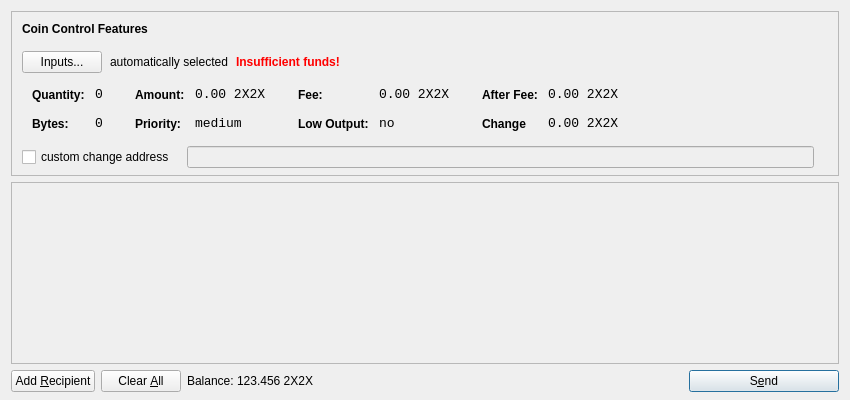
<?xml version="1.0" encoding="UTF-8"?>
<ui version="4.0">
 <class>SendCoinsDialog</class>
 <widget class="QDialog" name="SendCoinsDialog">
  <property name="geometry">
   <rect>
    <x>0</x>
    <y>0</y>
    <width>850</width>
    <height>400</height>
   </rect>
  </property>
  <property name="windowTitle">
   <string>Send Coins</string>
  </property>
  <layout class="QVBoxLayout" name="verticalLayout" stretch="0,1,0">
   <property name="bottomMargin">
    <number>8</number>
   </property>
   <item>
    <widget class="QFrame" name="frameCoinControl">
     <property name="sizePolicy">
      <sizepolicy hsizetype="Expanding" vsizetype="Expanding">
       <horstretch>0</horstretch>
       <verstretch>0</verstretch>
      </sizepolicy>
     </property>
     <property name="maximumSize">
      <size>
       <width>16777215</width>
       <height>16777215</height>
      </size>
     </property>
     <property name="frameShape">
      <enum>QFrame::StyledPanel</enum>
     </property>
     <property name="frameShadow">
      <enum>QFrame::Sunken</enum>
     </property>
     <layout class="QVBoxLayout" name="verticalLayoutCoinControl2">
      <property name="spacing">
       <number>-1</number>
      </property>
      <property name="leftMargin">
       <number>0</number>
      </property>
      <property name="topMargin">
       <number>0</number>
      </property>
      <property name="rightMargin">
       <number>0</number>
      </property>
      <property name="bottomMargin">
       <number>6</number>
      </property>
      <item>
       <layout class="QVBoxLayout" name="verticalLayoutCoinControl" stretch="0,0,0,0,1">
        <property name="spacing">
         <number>0</number>
        </property>
        <property name="leftMargin">
         <number>10</number>
        </property>
        <property name="topMargin">
         <number>10</number>
        </property>
        <item>
         <layout class="QHBoxLayout" name="horizontalLayoutCoinControl1">
          <property name="bottomMargin">
           <number>15</number>
          </property>
          <item>
           <widget class="QLabel" name="labelCoinControlFeatures">
            <property name="sizePolicy">
             <sizepolicy hsizetype="Preferred" vsizetype="Maximum">
              <horstretch>0</horstretch>
              <verstretch>0</verstretch>
             </sizepolicy>
            </property>
            <property name="font">
             <font>
              <weight>75</weight>
              <bold>true</bold>
             </font>
            </property>
            <property name="styleSheet">
             <string notr="true">font-weight:bold;</string>
            </property>
            <property name="text">
             <string>Coin Control Features</string>
            </property>
           </widget>
          </item>
         </layout>
        </item>
        <item>
         <layout class="QHBoxLayout" name="horizontalLayoutCoinControl2" stretch="0,0,0,0">
          <property name="spacing">
           <number>8</number>
          </property>
          <property name="bottomMargin">
           <number>10</number>
          </property>
          <item>
           <widget class="QPushButton" name="pushButtonCoinControl">
            <property name="styleSheet">
             <string notr="true"/>
            </property>
            <property name="text">
             <string>Inputs...</string>
            </property>
           </widget>
          </item>
          <item>
           <widget class="QLabel" name="labelCoinControlAutomaticallySelected">
            <property name="text">
             <string>automatically selected</string>
            </property>
            <property name="margin">
             <number>5</number>
            </property>
           </widget>
          </item>
          <item>
           <widget class="QLabel" name="labelCoinControlInsuffFunds">
            <property name="font">
             <font>
              <weight>75</weight>
              <bold>true</bold>
             </font>
            </property>
            <property name="styleSheet">
             <string notr="true">color:red;font-weight:bold;</string>
            </property>
            <property name="text">
             <string>Insufficient funds!</string>
            </property>
            <property name="margin">
             <number>5</number>
            </property>
           </widget>
          </item>
          <item>
           <spacer name="horizontalSpacerCoinControl">
            <property name="orientation">
             <enum>Qt::Horizontal</enum>
            </property>
            <property name="sizeHint" stdset="0">
             <size>
              <width>40</width>
              <height>1</height>
             </size>
            </property>
           </spacer>
          </item>
         </layout>
        </item>
        <item>
         <widget class="QWidget" name="widgetCoinControl" native="true">
          <property name="sizePolicy">
           <sizepolicy hsizetype="Preferred" vsizetype="Preferred">
            <horstretch>0</horstretch>
            <verstretch>0</verstretch>
           </sizepolicy>
          </property>
          <property name="minimumSize">
           <size>
            <width>0</width>
            <height>0</height>
           </size>
          </property>
          <property name="styleSheet">
           <string notr="true"/>
          </property>
          <layout class="QHBoxLayout" name="horizontalLayoutCoinControl5">
           <property name="leftMargin">
            <number>0</number>
           </property>
           <property name="topMargin">
            <number>0</number>
           </property>
           <property name="rightMargin">
            <number>0</number>
           </property>
           <property name="bottomMargin">
            <number>0</number>
           </property>
           <item>
            <layout class="QHBoxLayout" name="horizontalLayoutCoinControl3" stretch="0,0,0,1">
             <property name="spacing">
              <number>20</number>
             </property>
             <property name="topMargin">
              <number>0</number>
             </property>
             <property name="bottomMargin">
              <number>10</number>
             </property>
             <item>
              <layout class="QFormLayout" name="formLayoutCoinControl1">
               <property name="horizontalSpacing">
                <number>10</number>
               </property>
               <property name="verticalSpacing">
                <number>14</number>
               </property>
               <property name="leftMargin">
                <number>10</number>
               </property>
               <property name="topMargin">
                <number>4</number>
               </property>
               <property name="rightMargin">
                <number>6</number>
               </property>
               <item row="0" column="0">
                <widget class="QLabel" name="labelCoinControlQuantityText">
                 <property name="styleSheet">
                  <string notr="true">font-weight:bold;</string>
                 </property>
                 <property name="text">
                  <string>Quantity:</string>
                 </property>
                 <property name="margin">
                  <number>0</number>
                 </property>
                </widget>
               </item>
               <item row="0" column="1">
                <widget class="QLabel" name="labelCoinControlQuantity">
                 <property name="font">
                  <font>
                   <family>Monospace</family>
                   <pointsize>10</pointsize>
                  </font>
                 </property>
                 <property name="cursor">
                  <cursorShape>IBeamCursor</cursorShape>
                 </property>
                 <property name="contextMenuPolicy">
                  <enum>Qt::ActionsContextMenu</enum>
                 </property>
                 <property name="text">
                  <string>0</string>
                 </property>
                 <property name="margin">
                  <number>0</number>
                 </property>
                 <property name="textInteractionFlags">
                  <set>Qt::LinksAccessibleByMouse|Qt::TextSelectableByKeyboard|Qt::TextSelectableByMouse</set>
                 </property>
                </widget>
               </item>
               <item row="1" column="0">
                <widget class="QLabel" name="labelCoinControlBytesText">
                 <property name="styleSheet">
                  <string notr="true">font-weight:bold;</string>
                 </property>
                 <property name="text">
                  <string>Bytes:</string>
                 </property>
                </widget>
               </item>
               <item row="1" column="1">
                <widget class="QLabel" name="labelCoinControlBytes">
                 <property name="font">
                  <font>
                   <family>Monospace</family>
                   <pointsize>10</pointsize>
                  </font>
                 </property>
                 <property name="cursor">
                  <cursorShape>IBeamCursor</cursorShape>
                 </property>
                 <property name="contextMenuPolicy">
                  <enum>Qt::ActionsContextMenu</enum>
                 </property>
                 <property name="text">
                  <string>0</string>
                 </property>
                 <property name="textInteractionFlags">
                  <set>Qt::LinksAccessibleByMouse|Qt::TextSelectableByKeyboard|Qt::TextSelectableByMouse</set>
                 </property>
                </widget>
               </item>
              </layout>
             </item>
             <item>
              <layout class="QFormLayout" name="formLayoutCoinControl2">
               <property name="horizontalSpacing">
                <number>10</number>
               </property>
               <property name="verticalSpacing">
                <number>14</number>
               </property>
               <property name="leftMargin">
                <number>6</number>
               </property>
               <property name="topMargin">
                <number>4</number>
               </property>
               <property name="rightMargin">
                <number>6</number>
               </property>
               <item row="0" column="0">
                <widget class="QLabel" name="labelCoinControlAmountText">
                 <property name="styleSheet">
                  <string notr="true">font-weight:bold;</string>
                 </property>
                 <property name="text">
                  <string>Amount:</string>
                 </property>
                 <property name="margin">
                  <number>0</number>
                 </property>
                </widget>
               </item>
               <item row="0" column="1">
                <widget class="QLabel" name="labelCoinControlAmount">
                 <property name="font">
                  <font>
                   <family>Monospace</family>
                   <pointsize>10</pointsize>
                  </font>
                 </property>
                 <property name="cursor">
                  <cursorShape>IBeamCursor</cursorShape>
                 </property>
                 <property name="contextMenuPolicy">
                  <enum>Qt::ActionsContextMenu</enum>
                 </property>
                 <property name="text">
                  <string>0.00 2X2X</string>
                 </property>
                 <property name="textInteractionFlags">
                  <set>Qt::LinksAccessibleByMouse|Qt::TextSelectableByKeyboard|Qt::TextSelectableByMouse</set>
                 </property>
                </widget>
               </item>
               <item row="1" column="0">
                <widget class="QLabel" name="labelCoinControlPriorityText">
                 <property name="styleSheet">
                  <string notr="true">font-weight:bold;</string>
                 </property>
                 <property name="text">
                  <string>Priority:</string>
                 </property>
                </widget>
               </item>
               <item row="1" column="1">
                <widget class="QLabel" name="labelCoinControlPriority">
                 <property name="font">
                  <font>
                   <family>Monospace</family>
                   <pointsize>10</pointsize>
                  </font>
                 </property>
                 <property name="cursor">
                  <cursorShape>IBeamCursor</cursorShape>
                 </property>
                 <property name="contextMenuPolicy">
                  <enum>Qt::ActionsContextMenu</enum>
                 </property>
                 <property name="text">
                  <string>medium</string>
                 </property>
                 <property name="textInteractionFlags">
                  <set>Qt::LinksAccessibleByMouse|Qt::TextSelectableByKeyboard|Qt::TextSelectableByMouse</set>
                 </property>
                </widget>
               </item>
              </layout>
             </item>
             <item>
              <layout class="QFormLayout" name="formLayoutCoinControl3">
               <property name="horizontalSpacing">
                <number>10</number>
               </property>
               <property name="verticalSpacing">
                <number>14</number>
               </property>
               <property name="leftMargin">
                <number>6</number>
               </property>
               <property name="topMargin">
                <number>4</number>
               </property>
               <property name="rightMargin">
                <number>6</number>
               </property>
               <item row="0" column="0">
                <widget class="QLabel" name="labelCoinControlFeeText">
                 <property name="styleSheet">
                  <string notr="true">font-weight:bold;</string>
                 </property>
                 <property name="text">
                  <string>Fee:</string>
                 </property>
                 <property name="margin">
                  <number>0</number>
                 </property>
                </widget>
               </item>
               <item row="0" column="1">
                <widget class="QLabel" name="labelCoinControlFee">
                 <property name="font">
                  <font>
                   <family>Monospace</family>
                   <pointsize>10</pointsize>
                  </font>
                 </property>
                 <property name="cursor">
                  <cursorShape>IBeamCursor</cursorShape>
                 </property>
                 <property name="contextMenuPolicy">
                  <enum>Qt::ActionsContextMenu</enum>
                 </property>
                 <property name="text">
                  <string>0.00 2X2X</string>
                 </property>
                 <property name="textInteractionFlags">
                  <set>Qt::LinksAccessibleByMouse|Qt::TextSelectableByKeyboard|Qt::TextSelectableByMouse</set>
                 </property>
                </widget>
               </item>
               <item row="1" column="0">
                <widget class="QLabel" name="labelCoinControlLowOutputText">
                 <property name="styleSheet">
                  <string notr="true">font-weight:bold;</string>
                 </property>
                 <property name="text">
                  <string>Low Output:</string>
                 </property>
                </widget>
               </item>
               <item row="1" column="1">
                <widget class="QLabel" name="labelCoinControlLowOutput">
                 <property name="font">
                  <font>
                   <family>Monospace</family>
                   <pointsize>10</pointsize>
                  </font>
                 </property>
                 <property name="cursor">
                  <cursorShape>IBeamCursor</cursorShape>
                 </property>
                 <property name="contextMenuPolicy">
                  <enum>Qt::ActionsContextMenu</enum>
                 </property>
                 <property name="text">
                  <string>no</string>
                 </property>
                 <property name="textInteractionFlags">
                  <set>Qt::LinksAccessibleByMouse|Qt::TextSelectableByKeyboard|Qt::TextSelectableByMouse</set>
                 </property>
                </widget>
               </item>
              </layout>
             </item>
             <item>
              <layout class="QFormLayout" name="formLayoutCoinControl4">
               <property name="horizontalSpacing">
                <number>10</number>
               </property>
               <property name="verticalSpacing">
                <number>14</number>
               </property>
               <property name="leftMargin">
                <number>6</number>
               </property>
               <property name="topMargin">
                <number>4</number>
               </property>
               <property name="rightMargin">
                <number>6</number>
               </property>
               <item row="0" column="0">
                <widget class="QLabel" name="labelCoinControlAfterFeeText">
                 <property name="styleSheet">
                  <string notr="true">font-weight:bold;</string>
                 </property>
                 <property name="text">
                  <string>After Fee:</string>
                 </property>
                 <property name="margin">
                  <number>0</number>
                 </property>
                </widget>
               </item>
               <item row="0" column="1">
                <widget class="QLabel" name="labelCoinControlAfterFee">
                 <property name="font">
                  <font>
                   <family>Monospace</family>
                   <pointsize>10</pointsize>
                  </font>
                 </property>
                 <property name="cursor">
                  <cursorShape>IBeamCursor</cursorShape>
                 </property>
                 <property name="contextMenuPolicy">
                  <enum>Qt::ActionsContextMenu</enum>
                 </property>
                 <property name="text">
                  <string>0.00 2X2X</string>
                 </property>
                 <property name="textInteractionFlags">
                  <set>Qt::LinksAccessibleByMouse|Qt::TextSelectableByKeyboard|Qt::TextSelectableByMouse</set>
                 </property>
                </widget>
               </item>
               <item row="1" column="0">
                <widget class="QLabel" name="labelCoinControlChangeText">
                 <property name="styleSheet">
                  <string notr="true">font-weight:bold;</string>
                 </property>
                 <property name="text">
                  <string>Change</string>
                 </property>
                </widget>
               </item>
               <item row="1" column="1">
                <widget class="QLabel" name="labelCoinControlChange">
                 <property name="font">
                  <font>
                   <family>Monospace</family>
                   <pointsize>10</pointsize>
                  </font>
                 </property>
                 <property name="cursor">
                  <cursorShape>IBeamCursor</cursorShape>
                 </property>
                 <property name="contextMenuPolicy">
                  <enum>Qt::ActionsContextMenu</enum>
                 </property>
                 <property name="text">
                  <string>0.00 2X2X</string>
                 </property>
                 <property name="textInteractionFlags">
                  <set>Qt::LinksAccessibleByMouse|Qt::TextSelectableByKeyboard|Qt::TextSelectableByMouse</set>
                 </property>
                </widget>
               </item>
              </layout>
             </item>
            </layout>
           </item>
          </layout>
         </widget>
        </item>
        <item>
         <layout class="QHBoxLayout" name="horizontalLayoutCoinControl4" stretch="0,0,0">
          <property name="spacing">
           <number>12</number>
          </property>
          <property name="sizeConstraint">
           <enum>QLayout::SetDefaultConstraint</enum>
          </property>
          <property name="topMargin">
           <number>5</number>
          </property>
          <property name="rightMargin">
           <number>5</number>
          </property>
          <item>
           <widget class="QCheckBox" name="checkBoxCoinControlChange">
            <property name="text">
             <string>custom change address</string>
            </property>
           </widget>
          </item>
          <item>
           <widget class="QLineEdit" name="lineEditCoinControlChange">
            <property name="enabled">
             <bool>false</bool>
            </property>
            <property name="sizePolicy">
             <sizepolicy hsizetype="Expanding" vsizetype="Fixed">
              <horstretch>0</horstretch>
              <verstretch>0</verstretch>
             </sizepolicy>
            </property>
           </widget>
          </item>
          <item>
           <widget class="QLabel" name="labelCoinControlChangeLabel">
            <property name="sizePolicy">
             <sizepolicy hsizetype="Preferred" vsizetype="Expanding">
              <horstretch>0</horstretch>
              <verstretch>0</verstretch>
             </sizepolicy>
            </property>
            <property name="minimumSize">
             <size>
              <width>0</width>
              <height>0</height>
             </size>
            </property>
            <property name="text">
             <string/>
            </property>
            <property name="margin">
             <number>3</number>
            </property>
           </widget>
          </item>
         </layout>
        </item>
        <item>
         <spacer name="verticalSpacerCoinControl">
          <property name="orientation">
           <enum>Qt::Vertical</enum>
          </property>
          <property name="sizeHint" stdset="0">
           <size>
            <width>800</width>
            <height>1</height>
           </size>
          </property>
         </spacer>
        </item>
       </layout>
      </item>
     </layout>
    </widget>
   </item>
   <item>
    <widget class="QScrollArea" name="scrollArea">
     <property name="widgetResizable">
      <bool>true</bool>
     </property>
     <widget class="QWidget" name="scrollAreaWidgetContents">
      <property name="geometry">
       <rect>
        <x>0</x>
        <y>0</y>
        <width>824</width>
        <height>141</height>
       </rect>
      </property>
      <layout class="QVBoxLayout" name="verticalLayout_2">
       <property name="leftMargin">
        <number>0</number>
       </property>
       <property name="topMargin">
        <number>0</number>
       </property>
       <property name="rightMargin">
        <number>0</number>
       </property>
       <property name="bottomMargin">
        <number>0</number>
       </property>
       <item>
        <layout class="QVBoxLayout" name="entries">
         <property name="spacing">
          <number>6</number>
         </property>
        </layout>
       </item>
       <item>
        <spacer name="verticalSpacer">
         <property name="orientation">
          <enum>Qt::Vertical</enum>
         </property>
         <property name="sizeHint" stdset="0">
          <size>
           <width>20</width>
           <height>40</height>
          </size>
         </property>
        </spacer>
       </item>
      </layout>
     </widget>
    </widget>
   </item>
   <item>
    <layout class="QHBoxLayout" name="horizontalLayout">
     <item>
      <widget class="QPushButton" name="addButton">
       <property name="toolTip">
        <string>Send to multiple recipients at once</string>
       </property>
       <property name="text">
        <string>Add &amp;Recipient</string>
       </property>
       <property name="icon">
        <iconset resource="../bitcoin.qrc">
         <normaloff>:/icons/add</normaloff>:/icons/add</iconset>
       </property>
       <property name="autoDefault">
        <bool>false</bool>
       </property>
      </widget>
     </item>
     <item>
      <widget class="QPushButton" name="clearButton">
       <property name="sizePolicy">
        <sizepolicy hsizetype="Minimum" vsizetype="Fixed">
         <horstretch>0</horstretch>
         <verstretch>0</verstretch>
        </sizepolicy>
       </property>
       <property name="toolTip">
        <string>Remove all transaction fields</string>
       </property>
       <property name="text">
        <string>Clear &amp;All</string>
       </property>
       <property name="icon">
        <iconset resource="../bitcoin.qrc">
         <normaloff>:/icons/remove</normaloff>:/icons/remove</iconset>
       </property>
       <property name="autoRepeatDelay">
        <number>300</number>
       </property>
       <property name="autoDefault">
        <bool>false</bool>
       </property>
      </widget>
     </item>
     <item>
      <layout class="QHBoxLayout" name="horizontalLayout_2">
       <property name="spacing">
        <number>3</number>
       </property>
       <item>
        <widget class="QLabel" name="label">
         <property name="sizePolicy">
          <sizepolicy hsizetype="Preferred" vsizetype="Fixed">
           <horstretch>0</horstretch>
           <verstretch>0</verstretch>
          </sizepolicy>
         </property>
         <property name="text">
          <string>Balance:</string>
         </property>
        </widget>
       </item>
       <item>
        <widget class="QLabel" name="labelBalance">
         <property name="sizePolicy">
          <sizepolicy hsizetype="Preferred" vsizetype="Fixed">
           <horstretch>0</horstretch>
           <verstretch>0</verstretch>
          </sizepolicy>
         </property>
         <property name="cursor">
          <cursorShape>IBeamCursor</cursorShape>
         </property>
         <property name="text">
          <string>123.456 2X2X</string>
         </property>
         <property name="textInteractionFlags">
          <set>Qt::LinksAccessibleByMouse|Qt::TextSelectableByKeyboard|Qt::TextSelectableByMouse</set>
         </property>
        </widget>
       </item>
      </layout>
     </item>
     <item>
      <spacer name="horizontalSpacer">
       <property name="orientation">
        <enum>Qt::Horizontal</enum>
       </property>
       <property name="sizeHint" stdset="0">
        <size>
         <width>40</width>
         <height>20</height>
        </size>
       </property>
      </spacer>
     </item>
     <item>
      <widget class="QPushButton" name="sendButton">
       <property name="minimumSize">
        <size>
         <width>150</width>
         <height>0</height>
        </size>
       </property>
       <property name="toolTip">
        <string>Confirm the send action</string>
       </property>
       <property name="text">
        <string>S&amp;end</string>
       </property>
       <property name="icon">
        <iconset resource="../bitcoin.qrc">
         <normaloff>:/icons/send</normaloff>:/icons/send</iconset>
       </property>
       <property name="default">
        <bool>true</bool>
       </property>
      </widget>
     </item>
    </layout>
   </item>
  </layout>
 </widget>
 <resources>
  <include location="../bitcoin.qrc"/>
 </resources>
 <connections/>
</ui>
